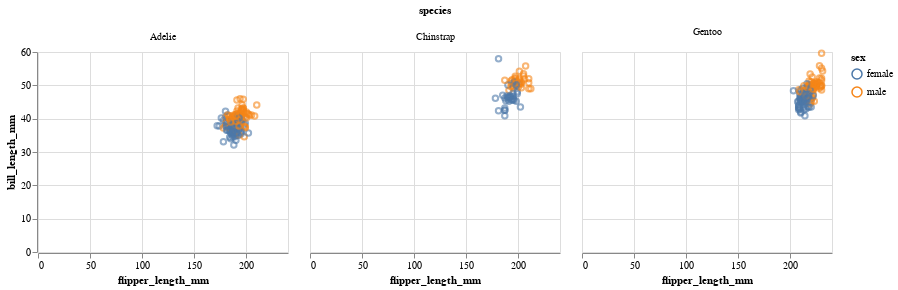

Source (notebook cell):
### Code cell
alt.Chart(penguins_sel_dt_1).mark_point(
).encode(
    alt.X('flipper_length_mm'),
    alt.Y('bill_length_mm'),
    alt.Color('sex')
).properties(
    height=200,
    width=250
).facet('species').configure_mark(opacity=0.6)

### Figure 1 — Vega-Lite specification as saved in the notebook (floating-point values rounded to 4 significant figures; data arrays with more than 128 entries replaced by an {"elided": "..."} marker saying what was removed)
{"config": {"view": {"continuousWidth": 400, "continuousHeight": 300}, "mark": {"opacity": 0.6}}, "data": {"name": "data-329cb5aec0a72ad6b193a00c0bd79fe8"}, "facet": {"type": "nominal", "field": "species"}, "spec": {"mark": "point", "encoding": {"color": {"type": "nominal", "field": "sex"}, "x": {"type": "quantitative", "field": "flipper_length_mm"}, "y": {"type": "quantitative", "field": "bill_length_mm"}}, "height": 200, "width": 250}, "$schema": "https://vega.github.io/schema/vega-lite/v4.8.1.json", "datasets": {"data-329cb5aec0a72ad6b193a00c0bd79fe8": {"elided": "333 records"}}}
